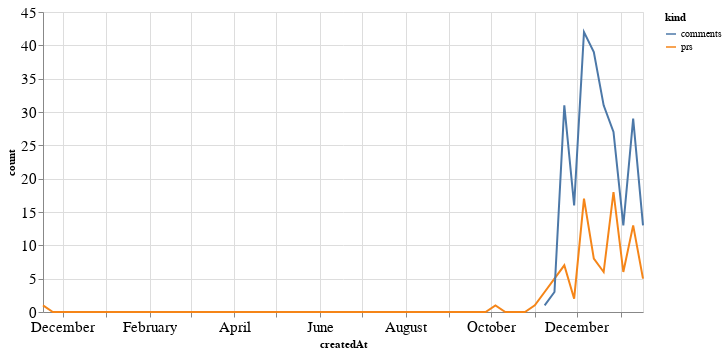

The notebook cell this image was saved under:
### Code cell
alt.Chart(total_time, width=600).mark_line().encode(
    x='createdAt',
    y='count',
    color='kind'
)

### Figure 1 — Vega-Lite specification as saved in the notebook (floating-point values rounded to 4 significant figures)
{"config": {"axisLeft": {"labelFontSize": 15}, "axisBottom": {"labelFontSize": 15}}, "data": {"name": "data-18f3e015a33fe6964b5fb4e558a3fc8e"}, "mark": "line", "encoding": {"color": {"type": "nominal", "field": "kind"}, "x": {"type": "temporal", "field": "createdAt"}, "y": {"type": "quantitative", "field": "count"}}, "width": 600, "$schema": "https://vega.github.io/schema/vega-lite/v4.8.1.json", "datasets": {"data-18f3e015a33fe6964b5fb4e558a3fc8e": [{"createdAt": "2019-11-17T00:00:00", "kind": "prs", "count": 1.0}, {"createdAt": "2019-11-24T00:00:00", "kind": "prs", "count": 0.0}, {"createdAt": "2019-12-01T00:00:00", "kind": "prs", "count": 0.0}, {"createdAt": "2019-12-08T00:00:00", "kind": "prs", "count": 0.0}, {"createdAt": "2019-12-15T00:00:00", "kind": "prs", "count": 0.0}, {"createdAt": "2019-12-22T00:00:00", "kind": "prs", "count": 0.0}, {"createdAt": "2019-12-29T00:00:00", "kind": "prs", "count": 0.0}, {"createdAt": "2020-01-05T00:00:00", "kind": "prs", "count": 0.0}, {"createdAt": "2020-01-12T00:00:00", "kind": "prs", "count": 0.0}, {"createdAt": "2020-01-19T00:00:00", "kind": "prs", "count": 0.0}, {"createdAt": "2020-01-26T00:00:00", "kind": "prs", "count": 0.0}, {"createdAt": "2020-02-02T00:00:00", "kind": "prs", "count": 0.0}, {"createdAt": "2020-02-09T00:00:00", "kind": "prs", "count": 0.0}, {"createdAt": "2020-02-16T00:00:00", "kind": "prs", "count": 0.0}, {"createdAt": "2020-02-23T00:00:00", "kind": "prs", "count": 0.0}, {"createdAt": "2020-03-01T00:00:00", "kind": "prs", "count": 0.0}, {"createdAt": "2020-03-08T00:00:00", "kind": "prs", "count": 0.0}, {"createdAt": "2020-03-15T00:00:00", "kind": "prs", "count": 0.0}, {"createdAt": "2020-03-22T00:00:00", "kind": "prs", "count": 0.0}, {"createdAt": "2020-03-29T00:00:00", "kind": "prs", "count": 0.0}, {"createdAt": "2020-04-05T00:00:00", "kind": "prs", "count": 0.0}, {"createdAt": "2020-04-12T00:00:00", "kind": "prs", "count": 0.0}, {"createdAt": "2020-04-19T00:00:00", "kind": "prs", "count": 0.0}, {"createdAt": "2020-04-26T00:00:00", "kind": "prs", "count": 0.0}, {"createdAt": "2020-05-03T00:00:00", "kind": "prs", "count": 0.0}, {"createdAt": "2020-05-10T00:00:00", "kind": "prs", "count": 0.0}, {"createdAt": "2020-05-17T00:00:00", "kind": "prs", "count": 0.0}, {"createdAt": "2020-05-24T00:00:00", "kind": "prs", "count": 0.0}, {"createdAt": "2020-05-31T00:00:00", "kind": "prs", "count": 0.0}, {"createdAt": "2020-06-07T00:00:00", "kind": "prs", "count": 0.0}, {"createdAt": "2020-06-14T00:00:00", "kind": "prs", "count": 0.0}, {"createdAt": "2020-06-21T00:00:00", "kind": "prs", "count": 0.0}, {"createdAt": "2020-06-28T00:00:00", "kind": "prs", "count": 0.0}, {"createdAt": "2020-07-05T00:00:00", "kind": "prs", "count": 0.0}, {"createdAt": "2020-07-12T00:00:00", "kind": "prs", "count": 0.0}, {"createdAt": "2020-07-19T00:00:00", "kind": "prs", "count": 0.0}, {"createdAt": "2020-07-26T00:00:00", "kind": "prs", "count": 0.0}, {"createdAt": "2020-08-02T00:00:00", "kind": "prs", "count": 0.0}, {"createdAt": "2020-08-09T00:00:00", "kind": "prs", "count": 0.0}, {"createdAt": "2020-08-16T00:00:00", "kind": "prs", "count": 0.0}, {"createdAt": "2020-08-23T00:00:00", "kind": "prs", "count": 0.0}, {"createdAt": "2020-08-30T00:00:00", "kind": "prs", "count": 0.0}, {"createdAt": "2020-09-06T00:00:00", "kind": "prs", "count": 0.0}, {"createdAt": "2020-09-13T00:00:00", "kind": "prs", "count": 0.0}, {"createdAt": "2020-09-20T00:00:00", "kind": "prs", "count": 0.0}, {"createdAt": "2020-09-27T00:00:00", "kind": "prs", "count": 0.0}, {"createdAt": "2020-10-04T00:00:00", "kind": "prs", "count": 1.0}, {"createdAt": "2020-10-11T00:00:00", "kind": "prs", "count": 0.0}, {"createdAt": "2020-10-18T00:00:00", "kind": "prs", "count": 0.0}, {"createdAt": "2020-10-25T00:00:00", "kind": "prs", "count": 0.0}, {"createdAt": "2020-11-01T00:00:00", "kind": "prs", "count": 1.0}, {"createdAt": "2020-11-08T00:00:00", "kind": "prs", "count": 3.0}, {"createdAt": "2020-11-15T00:00:00", "kind": "prs", "count": 5.0}, {"createdAt": "2020-11-22T00:00:00", "kind": "prs", "count": 7.0}, {"createdAt": "2020-11-29T00:00:00", "kind": "prs", "count": 2.0}, {"createdAt": "2020-12-06T00:00:00", "kind": "prs", "count": 17.0}, {"createdAt": "2020-12-13T00:00:00", "kind": "prs", "count": 8.0}, {"createdAt": "2020-12-20T00:00:00", "kind": "prs", "count": 6.0}, {"createdAt": "2020-12-27T00:00:00", "kind": "prs", "count": 18.0}, {"createdAt": "2021-01-03T00:00:00", "kind": "prs", "count": 6.0}, {"createdAt": "2021-01-10T00:00:00", "kind": "prs", "count": 13.0}, {"createdAt": "2021-01-17T00:00:00", "kind": "prs", "count": 5.0}, {"createdAt": "2019-11-17T00:00:00", "kind": "comments", "count": null}, {"createdAt": "2019-11-24T00:00:00", "kind": "comments", "count": null}, {"createdAt": "2019-12-01T00:00:00", "kind": "comments", "count": null}, {"createdAt": "2019-12-08T00:00:00", "kind": "comments", "count": null}, {"createdAt": "2019-12-15T00:00:00", "kind": "comments", "count": null}, {"createdAt": "2019-12-22T00:00:00", "kind": "comments", "count": null}, {"createdAt": "2019-12-29T00:00:00", "kind": "comments", "count": null}, {"createdAt": "2020-01-05T00:00:00", "kind": "comments", "count": null}, {"createdAt": "2020-01-12T00:00:00", "kind": "comments", "count": null}, {"createdAt": "2020-01-19T00:00:00", "kind": "comments", "count": null}, {"createdAt": "2020-01-26T00:00:00", "kind": "comments", "count": null}, {"createdAt": "2020-02-02T00:00:00", "kind": "comments", "count": null}, {"createdAt": "2020-02-09T00:00:00", "kind": "comments", "count": null}, {"createdAt": "2020-02-16T00:00:00", "kind": "comments", "count": null}, {"createdAt": "2020-02-23T00:00:00", "kind": "comments", "count": null}, {"createdAt": "2020-03-01T00:00:00", "kind": "comments", "count": null}, {"createdAt": "2020-03-08T00:00:00", "kind": "comments", "count": null}, {"createdAt": "2020-03-15T00:00:00", "kind": "comments", "count": null}, {"createdAt": "2020-03-22T00:00:00", "kind": "comments", "count": null}, {"createdAt": "2020-03-29T00:00:00", "kind": "comments", "count": null}, {"createdAt": "2020-04-05T00:00:00", "kind": "comments", "count": null}, {"createdAt": "2020-04-12T00:00:00", "kind": "comments", "count": null}, {"createdAt": "2020-04-19T00:00:00", "kind": "comments", "count": null}, {"createdAt": "2020-04-26T00:00:00", "kind": "comments", "count": null}, {"createdAt": "2020-05-03T00:00:00", "kind": "comments", "count": null}, {"createdAt": "2020-05-10T00:00:00", "kind": "comments", "count": null}, {"createdAt": "2020-05-17T00:00:00", "kind": "comments", "count": null}, {"createdAt": "2020-05-24T00:00:00", "kind": "comments", "count": null}, {"createdAt": "2020-05-31T00:00:00", "kind": "comments", "count": null}, {"createdAt": "2020-06-07T00:00:00", "kind": "comments", "count": null}, {"createdAt": "2020-06-14T00:00:00", "kind": "comments", "count": null}, {"createdAt": "2020-06-21T00:00:00", "kind": "comments", "count": null}, {"createdAt": "2020-06-28T00:00:00", "kind": "comments", "count": null}, {"createdAt": "2020-07-05T00:00:00", "kind": "comments", "count": null}, {"createdAt": "2020-07-12T00:00:00", "kind": "comments", "count": null}, {"createdAt": "2020-07-19T00:00:00", "kind": "comments", "count": null}, {"createdAt": "2020-07-26T00:00:00", "kind": "comments", "count": null}, {"createdAt": "2020-08-02T00:00:00", "kind": "comments", "count": null}, {"createdAt": "2020-08-09T00:00:00", "kind": "comments", "count": null}, {"createdAt": "2020-08-16T00:00:00", "kind": "comments", "count": null}, {"createdAt": "2020-08-23T00:00:00", "kind": "comments", "count": null}, {"createdAt": "2020-08-30T00:00:00", "kind": "comments", "count": null}, {"createdAt": "2020-09-06T00:00:00", "kind": "comments", "count": null}, {"createdAt": "2020-09-13T00:00:00", "kind": "comments", "count": null}, {"createdAt": "2020-09-20T00:00:00", "kind": "comments", "count": null}, {"createdAt": "2020-09-27T00:00:00", "kind": "comments", "count": null}, {"createdAt": "2020-10-04T00:00:00", "kind": "comments", "count": null}, {"createdAt": "2020-10-11T00:00:00", "kind": "comments", "count": null}, {"createdAt": "2020-10-18T00:00:00", "kind": "comments", "count": null}, {"createdAt": "2020-10-25T00:00:00", "kind": "comments", "count": null}, {"createdAt": "2020-11-01T00:00:00", "kind": "comments", "count": null}, {"createdAt": "2020-11-08T00:00:00", "kind": "comments", "count": 1.0}, {"createdAt": "2020-11-15T00:00:00", "kind": "comments", "count": 3.0}, {"createdAt": "2020-11-22T00:00:00", "kind": "comments", "count": 31.0}, {"createdAt": "2020-11-29T00:00:00", "kind": "comments", "count": 16.0}, {"createdAt": "2020-12-06T00:00:00", "kind": "comments", "count": 42.0}, {"createdAt": "2020-12-13T00:00:00", "kind": "comments", "count": 39.0}, {"createdAt": "2020-12-20T00:00:00", "kind": "comments", "count": 31.0}, {"createdAt": "2020-12-27T00:00:00", "kind": "comments", "count": 27.0}, {"createdAt": "2021-01-03T00:00:00", "kind": "comments", "count": 13.0}, {"createdAt": "2021-01-10T00:00:00", "kind": "comments", "count": 29.0}, {"createdAt": "2021-01-17T00:00:00", "kind": "comments", "count": 13.0}]}}
